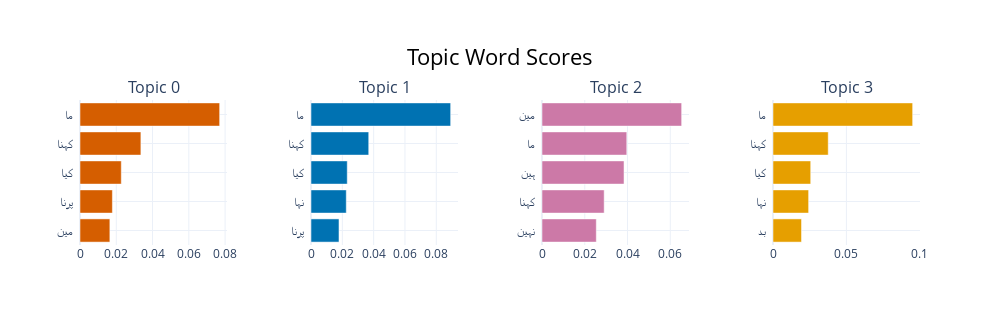

The cell this chart's notebook holds for it:
### Code cell
model.visualize_barchart()

### Figure 1 — Plotly figure (JSON) as saved in the notebook; plotly's stock layout.template omitted (floating-point values rounded to 4 significant figures)
{"data": [{"marker": {"color": "#D55E00"}, "orientation": "h", "type": "bar", "x": [0.01646, 0.01786, 0.02277, 0.03357, 0.077], "xaxis": "x", "y": ["مین  ", "پرنا  ", "کیا  ", "کہنا  ", "ما  "], "yaxis": "y"}, {"marker": {"color": "#0072B2"}, "orientation": "h", "type": "bar", "x": [0.01786, 0.02252, 0.02315, 0.03685, 0.08916], "xaxis": "x2", "y": ["پرنا  ", "نہا  ", "کیا  ", "کہنا  ", "ما  "], "yaxis": "y2"}, {"marker": {"color": "#CC79A7"}, "orientation": "h", "type": "bar", "x": [0.0254, 0.02908, 0.03836, 0.03965, 0.06531], "xaxis": "x3", "y": ["نہین  ", "کہنا  ", "ہین  ", "ما  ", "مین  "], "yaxis": "y3"}, {"marker": {"color": "#E69F00"}, "orientation": "h", "type": "bar", "x": [0.01943, 0.02427, 0.02569, 0.03763, 0.09514], "xaxis": "x4", "y": ["بد  ", "نہا  ", "کیا  ", "کہنا  ", "ما  "], "yaxis": "y4"}], "layout": {"annotations": [{"font": {"size": 16}, "showarrow": false, "text": "Topic 0", "x": 0.0875, "xanchor": "center", "xref": "paper", "y": 1, "yanchor": "bottom", "yref": "paper"}, {"font": {"size": 16}, "showarrow": false, "text": "Topic 1", "x": 0.3625, "xanchor": "center", "xref": "paper", "y": 1, "yanchor": "bottom", "yref": "paper"}, {"font": {"size": 16}, "showarrow": false, "text": "Topic 2", "x": 0.6375, "xanchor": "center", "xref": "paper", "y": 1, "yanchor": "bottom", "yref": "paper"}, {"font": {"size": 16}, "showarrow": false, "text": "Topic 3", "x": 0.9125, "xanchor": "center", "xref": "paper", "y": 1, "yanchor": "bottom", "yref": "paper"}], "height": 325, "hoverlabel": {"bgcolor": "white", "font": {"family": "Rockwell", "size": 16}}, "showlegend": false, "title": {"font": {"color": "Black", "size": 22}, "text": "Topic Word Scores", "x": 0.5, "xanchor": "center", "yanchor": "top"}, "width": 1000, "xaxis": {"anchor": "y", "domain": [0, 0.175], "showgrid": true}, "xaxis2": {"anchor": "y2", "domain": [0.275, 0.45], "showgrid": true}, "xaxis3": {"anchor": "y3", "domain": [0.55, 0.725], "showgrid": true}, "xaxis4": {"anchor": "y4", "domain": [0.825, 1], "showgrid": true}, "yaxis": {"anchor": "x", "domain": [0, 1], "showgrid": true}, "yaxis2": {"anchor": "x2", "domain": [0, 1], "showgrid": true}, "yaxis3": {"anchor": "x3", "domain": [0, 1], "showgrid": true}, "yaxis4": {"anchor": "x4", "domain": [0, 1], "showgrid": true}}}
